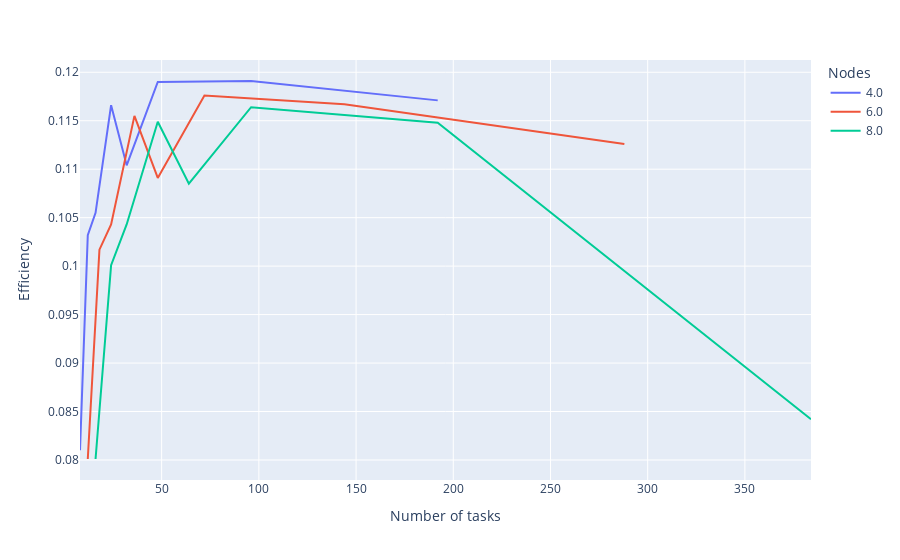
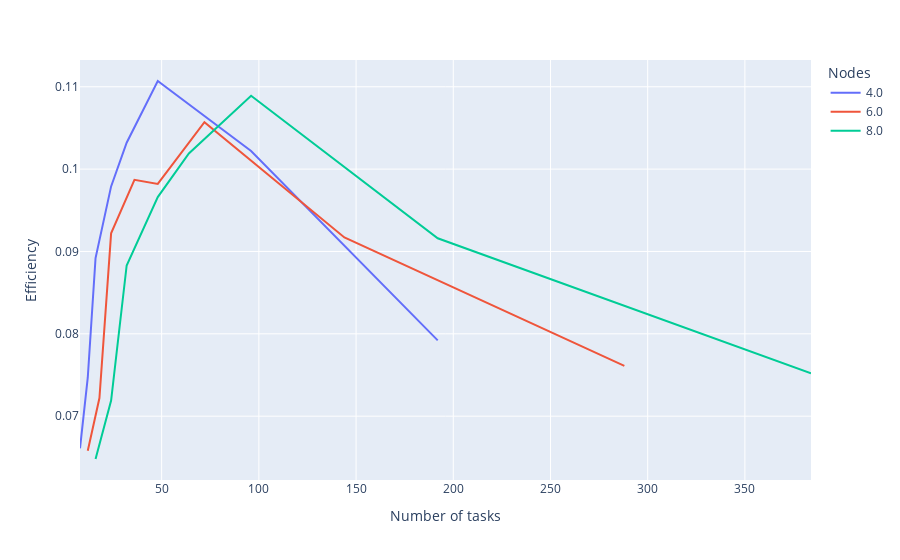

Here is the notebook cell these charts were saved with, in order:
### Code cell
eff(bt, 'bt')
eff(sp, 'sp') 
eff(lu, 'lu')

### Figure 1 — Plotly figure (JSON) as saved in the notebook; plotly's stock layout.template omitted (floating-point values rounded to 4 significant figures)
{"data": [{"hovertemplate": "Nodes=4.0<br>ntasks=%{x}<br>efficiency=%{y}<extra></extra>", "legendgroup": "4.0", "line": {"color": "#636efa", "dash": "solid"}, "marker": {"symbol": "circle"}, "mode": "lines", "name": "4.0", "orientation": "v", "showlegend": true, "type": "scatter", "x": [8, 12, 16, 24, 32, 48, 96, 192], "xaxis": "x", "y": [0.081, 0.1032, 0.1055, 0.1166, 0.1104, 0.119, 0.1191, 0.1171], "yaxis": "y"}, {"hovertemplate": "Nodes=6.0<br>ntasks=%{x}<br>efficiency=%{y}<extra></extra>", "legendgroup": "6.0", "line": {"color": "#EF553B", "dash": "solid"}, "marker": {"symbol": "circle"}, "mode": "lines", "name": "6.0", "orientation": "v", "showlegend": true, "type": "scatter", "x": [12, 18, 24, 36, 48, 72, 144, 288], "xaxis": "x", "y": [0.0801, 0.1017, 0.1043, 0.1155, 0.1091, 0.1176, 0.1167, 0.1126], "yaxis": "y"}, {"hovertemplate": "Nodes=8.0<br>ntasks=%{x}<br>efficiency=%{y}<extra></extra>", "legendgroup": "8.0", "line": {"color": "#00cc96", "dash": "solid"}, "marker": {"symbol": "circle"}, "mode": "lines", "name": "8.0", "orientation": "v", "showlegend": true, "type": "scatter", "x": [16, 24, 32, 48, 64, 96, 192, 384], "xaxis": "x", "y": [0.0801, 0.1001, 0.1043, 0.1149, 0.1085, 0.1164, 0.1148, 0.0842], "yaxis": "y"}], "layout": {"legend": {"title": {"text": "Nodes"}, "tracegroupgap": 0}, "margin": {"t": 60}, "title": {"font": {"size": 20}}, "xaxis": {"anchor": "y", "domain": [0, 1], "title": {"text": "Number of tasks"}}, "yaxis": {"anchor": "x", "domain": [0, 1], "title": {"text": "Efficiency"}}}}

### Figure 2 — Plotly figure (JSON) as saved in the notebook; plotly's stock layout.template omitted (floating-point values rounded to 4 significant figures)
{"data": [{"hovertemplate": "Nodes=4.0<br>ntasks=%{x}<br>efficiency=%{y}<extra></extra>", "legendgroup": "4.0", "line": {"color": "#636efa", "dash": "solid"}, "marker": {"symbol": "circle"}, "mode": "lines", "name": "4.0", "orientation": "v", "showlegend": true, "type": "scatter", "x": [8, 12, 16, 24, 32, 48, 96, 192], "xaxis": "x", "y": [0.0661, 0.0747, 0.0892, 0.0979, 0.1032, 0.1107, 0.1022, 0.0792], "yaxis": "y"}, {"hovertemplate": "Nodes=6.0<br>ntasks=%{x}<br>efficiency=%{y}<extra></extra>", "legendgroup": "6.0", "line": {"color": "#EF553B", "dash": "solid"}, "marker": {"symbol": "circle"}, "mode": "lines", "name": "6.0", "orientation": "v", "showlegend": true, "type": "scatter", "x": [12, 18, 24, 36, 48, 72, 144, 288], "xaxis": "x", "y": [0.0658, 0.0722, 0.0922, 0.0987, 0.0982, 0.1057, 0.0917, 0.0761], "yaxis": "y"}, {"hovertemplate": "Nodes=8.0<br>ntasks=%{x}<br>efficiency=%{y}<extra></extra>", "legendgroup": "8.0", "line": {"color": "#00cc96", "dash": "solid"}, "marker": {"symbol": "circle"}, "mode": "lines", "name": "8.0", "orientation": "v", "showlegend": true, "type": "scatter", "x": [16, 24, 32, 48, 64, 96, 192, 384], "xaxis": "x", "y": [0.0648, 0.0719, 0.0883, 0.0966, 0.1019, 0.1089, 0.0916, 0.0752], "yaxis": "y"}], "layout": {"legend": {"title": {"text": "Nodes"}, "tracegroupgap": 0}, "margin": {"t": 60}, "title": {"font": {"size": 20}}, "xaxis": {"anchor": "y", "domain": [0, 1], "title": {"text": "Number of tasks"}}, "yaxis": {"anchor": "x", "domain": [0, 1], "title": {"text": "Efficiency"}}}}
